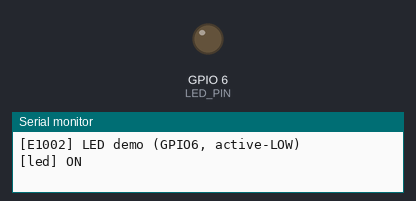
Bench run of a sketch on a simulated Seeed XIAO ESP32-S3. Parts: output pins drawn as LEDs (lit = HIGH), the last lines printed to the serial monitor.

Above: at 0.1 s.
At 38.2 s:
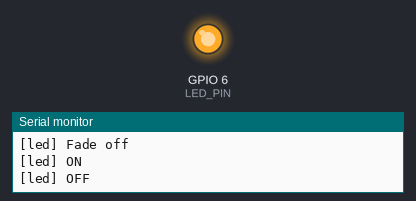
Timing chart, 0 to 40.0 s (numbered marks = the images above):
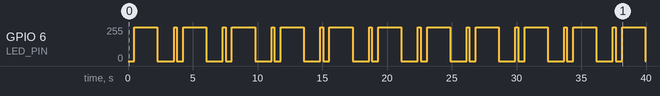

Measured:
- by itself, GPIO 6 (LED_PIN): 0/255 → 255/255 at 0.50 s, → 0/255 1.8 s later, → 255/255 1.3 s later, → 0/255 0.21 s later, … (43 changes in this stretch)

The sketch:

LED.ino
```cpp
// LED.ino
//
// Control the onboard user LED on the Seeed Studio reTerminal E1002.
//
// The LED is on GPIO6 and uses INVERTED logic — drive LOW to turn ON,
// HIGH to turn OFF.
//
// Required Arduino settings (Tools menu):
//   Board        : XIAO_ESP32S3
//   Upload Speed : 115200
//
// Pin mapping:
//   GPIO  6  User LED (active-LOW / inverted)
//   GPIO 43  UART1 TX  (carrier board USB-UART bridge)
//   GPIO 44  UART1 RX

#include <Arduino.h>

// ===== Serial / logging =====================================================
#define LOG_BAUD    115200
#define LOG_TX_PIN  43
#define LOG_RX_PIN  44
#define LOG_PRINT(x)    do { Serial1.print(x);    Serial.print(x);    } while(0)
#define LOG_PRINTLN(x)  do { Serial1.println(x);  Serial.println(x);  } while(0)
#define LOG_PRINTF(...) do { Serial1.printf(__VA_ARGS__); Serial.printf(__VA_ARGS__); } while(0)

// ===== LED ==================================================================
// GPIO6, inverted: LOW = ON, HIGH = OFF
#define LED_PIN  6

static void ledOn()  { digitalWrite(LED_PIN, LOW);  }
static void ledOff() { digitalWrite(LED_PIN, HIGH); }

void setup()
{
    Serial1.begin(LOG_BAUD, SERIAL_8N1, LOG_RX_PIN, LOG_TX_PIN);
    Serial.begin(LOG_BAUD);
    for (uint32_t t = millis(); !Serial && (millis() - t < 2000); ) delay(10);

    LOG_PRINTLN(F("\n[E1002] LED demo (GPIO6, active-LOW)"));

    pinMode(LED_PIN, OUTPUT);
    ledOff();  // start with LED off (HIGH)
}

void loop()
{
    // ----- Simple blink -----
    LOG_PRINTLN(F("[led] ON"));
    ledOn();
    delay(500);

    LOG_PRINTLN(F("[led] OFF"));
    ledOff();
    delay(500);

    // ----- Slow fade using analogWrite (LEDC) -----
    // analogWrite maps 0–255 to the PWM duty cycle.
    // Because the LED is inverted, 0 = full brightness, 255 = off.
    LOG_PRINTLN(F("[led] Fade on"));
    for (int v = 255; v >= 0; v--) {
        analogWrite(LED_PIN, v);
        delay(5);
    }

    LOG_PRINTLN(F("[led] Fade off"));
    for (int v = 0; v <= 255; v++) {
        analogWrite(LED_PIN, v);
        delay(5);
    }

    delay(200);
}
```
